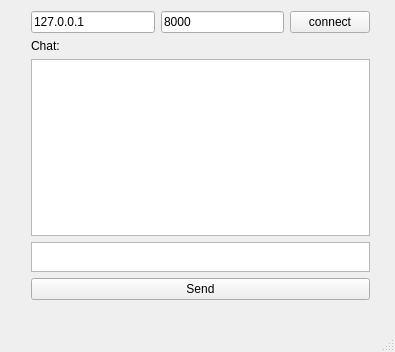
<?xml version="1.0" encoding="UTF-8"?>
<ui version="4.0">
 <class>MainWindow</class>
 <widget class="QMainWindow" name="MainWindow">
  <property name="geometry">
   <rect>
    <x>0</x>
    <y>0</y>
    <width>395</width>
    <height>352</height>
   </rect>
  </property>
  <property name="sizePolicy">
   <sizepolicy hsizetype="Expanding" vsizetype="Expanding">
    <horstretch>0</horstretch>
    <verstretch>0</verstretch>
   </sizepolicy>
  </property>
  <property name="minimumSize">
   <size>
    <width>392</width>
    <height>223</height>
   </size>
  </property>
  <property name="maximumSize">
   <size>
    <width>16777215</width>
    <height>16777215</height>
   </size>
  </property>
  <property name="windowTitle">
   <string>EventBus Demo App</string>
  </property>
  <widget class="QWidget" name="centralWidget">
   <widget class="QWidget" name="layoutWidget">
    <property name="geometry">
     <rect>
      <x>20</x>
      <y>0</y>
      <width>361</width>
      <height>311</height>
     </rect>
    </property>
    <layout class="QVBoxLayout" name="verticalLayout">
     <item>
      <layout class="QHBoxLayout" name="horizontalLayout">
       <item>
        <widget class="QLineEdit" name="hostLineEdit">
         <property name="text">
          <string>127.0.0.1</string>
         </property>
        </widget>
       </item>
       <item>
        <widget class="QLineEdit" name="portLineEdit">
         <property name="text">
          <string>8000</string>
         </property>
        </widget>
       </item>
       <item>
        <widget class="QPushButton" name="connectButton">
         <property name="text">
          <string>connect</string>
         </property>
        </widget>
       </item>
      </layout>
     </item>
     <item>
      <widget class="QLabel" name="lblAnswer">
       <property name="text">
        <string>Chat:</string>
       </property>
      </widget>
     </item>
     <item>
      <widget class="QTextBrowser" name="textBrowser">
       <property name="horizontalScrollBarPolicy">
        <enum>Qt::ScrollBarAlwaysOff</enum>
       </property>
      </widget>
     </item>
     <item>
      <widget class="QPlainTextEdit" name="txtParameter">
       <property name="enabled">
        <bool>true</bool>
       </property>
       <property name="sizePolicy">
        <sizepolicy hsizetype="Expanding" vsizetype="Preferred">
         <horstretch>0</horstretch>
         <verstretch>40</verstretch>
        </sizepolicy>
       </property>
       <property name="minimumSize">
        <size>
         <width>0</width>
         <height>30</height>
        </size>
       </property>
       <property name="maximumSize">
        <size>
         <width>16777215</width>
         <height>30</height>
        </size>
       </property>
      </widget>
     </item>
     <item>
      <widget class="QPushButton" name="btnSend">
       <property name="text">
        <string>Send</string>
       </property>
      </widget>
     </item>
    </layout>
   </widget>
  </widget>
  <widget class="QMenuBar" name="menuBar">
   <property name="geometry">
    <rect>
     <x>0</x>
     <y>0</y>
     <width>395</width>
     <height>22</height>
    </rect>
   </property>
  </widget>
  <widget class="QToolBar" name="mainToolBar">
   <property name="maximumSize">
    <size>
     <width>0</width>
     <height>0</height>
    </size>
   </property>
   <attribute name="toolBarArea">
    <enum>TopToolBarArea</enum>
   </attribute>
   <attribute name="toolBarBreak">
    <bool>false</bool>
   </attribute>
  </widget>
  <widget class="QStatusBar" name="statusBar">
   <property name="minimumSize">
    <size>
     <width>0</width>
     <height>20</height>
    </size>
   </property>
  </widget>
 </widget>
 <layoutdefault spacing="6" margin="11"/>
 <resources/>
 <connections/>
 <slots>
  <slot>sendEvent()</slot>
 </slots>
</ui>
